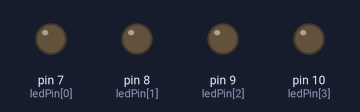
Simulated run of this sketch. Board: Arduino Uno, built with avr-gcc and run on an emulated ATmega328P. Parts: output pins drawn as LEDs (lit = HIGH).

Above: at 0.1 s.
At 4.6 s:
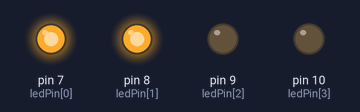
At 9.1 s:
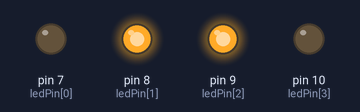
At 18.1 s:
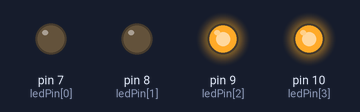
At 27.1 s:
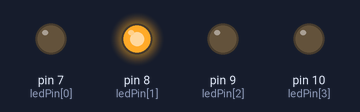
At 37.6 s:
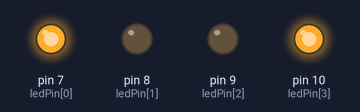
Timing chart, 0 to 40.0 s (numbered marks = the images above):
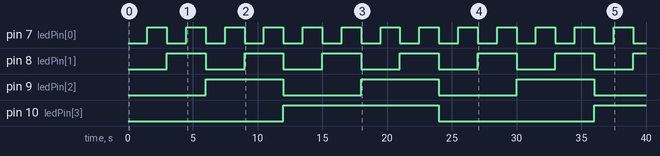

Measured:
- by itself, pin 7 (ledPin[0]): alternates HIGH for 1.5 s and LOW for 1.5 s
- by itself, pin 8 (ledPin[1]): alternates HIGH for 3.0 s and LOW for 3.0 s
- by itself, pin 9 (ledPin[2]): alternates HIGH for 6.0 s and LOW for 6.0 s
- by itself, pin 10 (ledPin[3]): LOW → HIGH at 12.0 s, → LOW 12.0 s later, → HIGH 12.0 s later

The sketch:

binaryledcounter2.ino
```cpp
int ledPin[] = {7,8,9,10};

void setup()
{
  for (int i =0;i<4;i++)
  {
    pinMode(ledPin[i], OUTPUT);
  }
}

void loop()
{
  for (byte counter =0;counter<=15; counter++)
  {
    displayBinary(counter);
    delay(1500);
  }
}

void displayBinary(byte numToShow)
{
  for (int i =0;i<4;i++)
  {
    if (bitRead(numToShow, i)==1)
    {
      digitalWrite(ledPin[i], HIGH);
    }
    else
    {
      digitalWrite(ledPin[i], LOW);
    }
  }

}
```
